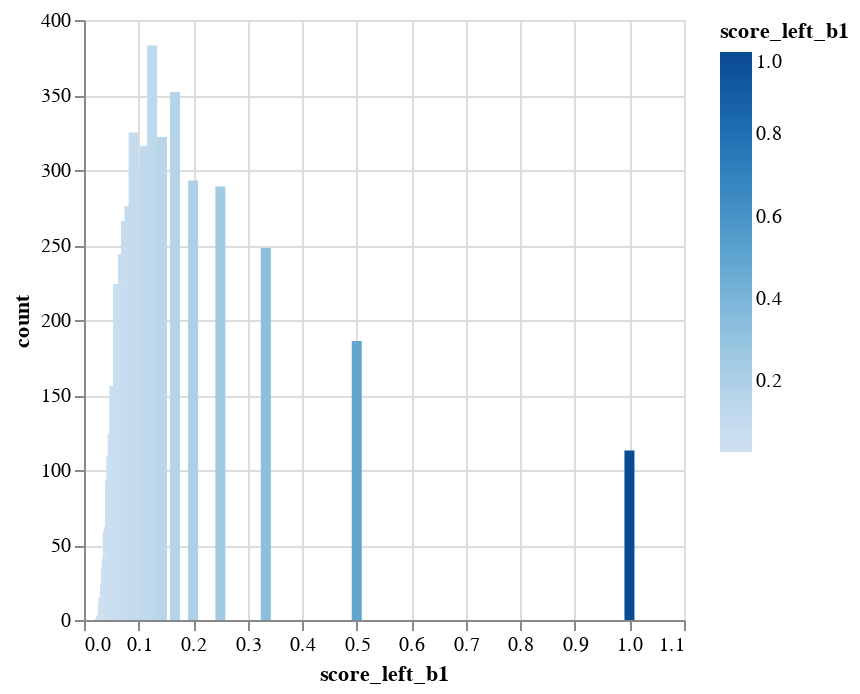
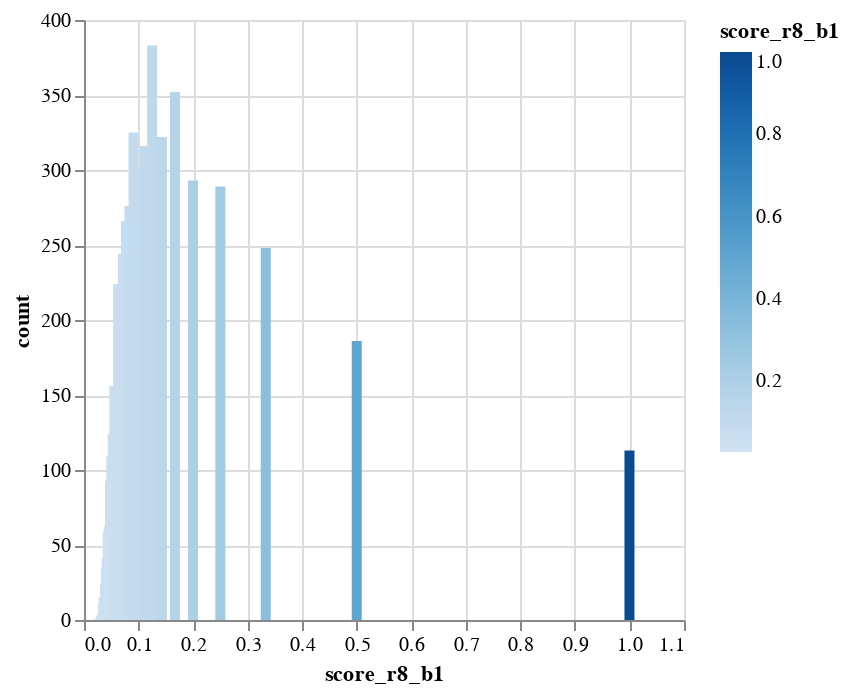

Here is the notebook cell these charts were saved with, in order:
### Code cell
show_b_stats('score_left_b1')
show_b_stats('score_r8_b1')

### Figure 1 — Vega-Lite specification as saved in the notebook (floating-point values rounded to 4 significant figures)
{"config": {"view": {"continuousWidth": 300, "continuousHeight": 300}}, "data": {"name": "data-6c13f531a53773b71030b28c00f47a83"}, "mark": {"type": "bar", "tooltip": true}, "encoding": {"color": {"field": "score_left_b1", "type": "quantitative"}, "x": {"field": "score_left_b1", "type": "quantitative"}, "y": {"field": "count", "type": "quantitative"}}, "params": [{"name": "param_1", "select": {"type": "interval", "encodings": ["x", "y"]}, "bind": "scales"}], "$schema": "https://vega.github.io/schema/vega-lite/v5.20.1.json", "datasets": {"data-6c13f531a53773b71030b28c00f47a83": [{"score_left_b1": 0.0476, "count": 93}, {"score_left_b1": 0.0333, "count": 3}, {"score_left_b1": 0.125, "count": 383}, {"score_left_b1": 0.0588, "count": 148}, {"score_left_b1": 0.0769, "count": 266}, {"score_left_b1": 0.0833, "count": 276}, {"score_left_b1": 0.0714, "count": 244}, {"score_left_b1": 0.5, "count": 186}, {"score_left_b1": 0.1, "count": 301}, {"score_left_b1": 0.037, "count": 15}, {"score_left_b1": 0.0345, "count": 11}, {"score_left_b1": 0.0312, "count": 3}, {"score_left_b1": 0.3333, "count": 248}, {"score_left_b1": 0.0625, "count": 224}, {"score_left_b1": 0.04, "count": 35}, {"score_left_b1": 0.1111, "count": 316}, {"score_left_b1": 0.0286, "count": 1}, {"score_left_b1": 0.0357, "count": 15}, {"score_left_b1": 0.0667, "count": 221}, {"score_left_b1": 0.0455, "count": 62}, {"score_left_b1": 0.05, "count": 109}, {"score_left_b1": 0.25, "count": 289}, {"score_left_b1": 0.1429, "count": 322}, {"score_left_b1": 0.0435, "count": 59}, {"score_left_b1": 0.2, "count": 293}, {"score_left_b1": 1.0, "count": 113}, {"score_left_b1": 0.0385, "count": 24}, {"score_left_b1": 0.0909, "count": 325}, {"score_left_b1": 0.1667, "count": 352}, {"score_left_b1": 0.0417, "count": 41}, {"score_left_b1": 0.0526, "count": 124}, {"score_left_b1": 0.0556, "count": 156}]}}

### Figure 2 — Vega-Lite specification as saved in the notebook (floating-point values rounded to 4 significant figures)
{"config": {"view": {"continuousWidth": 300, "continuousHeight": 300}}, "data": {"name": "data-679edd8a299bb77846205e2ba7f88080"}, "mark": {"type": "bar", "tooltip": true}, "encoding": {"color": {"field": "score_r8_b1", "type": "quantitative"}, "x": {"field": "score_r8_b1", "type": "quantitative"}, "y": {"field": "count", "type": "quantitative"}}, "params": [{"name": "param_2", "select": {"type": "interval", "encodings": ["x", "y"]}, "bind": "scales"}], "$schema": "https://vega.github.io/schema/vega-lite/v5.20.1.json", "datasets": {"data-679edd8a299bb77846205e2ba7f88080": [{"score_r8_b1": 0.0769, "count": 266}, {"score_r8_b1": 0.0333, "count": 3}, {"score_r8_b1": 0.0476, "count": 93}, {"score_r8_b1": 0.125, "count": 383}, {"score_r8_b1": 0.0588, "count": 148}, {"score_r8_b1": 0.0714, "count": 244}, {"score_r8_b1": 0.0833, "count": 276}, {"score_r8_b1": 0.5, "count": 186}, {"score_r8_b1": 0.037, "count": 15}, {"score_r8_b1": 0.1, "count": 301}, {"score_r8_b1": 0.3333, "count": 248}, {"score_r8_b1": 0.0345, "count": 11}, {"score_r8_b1": 0.0312, "count": 3}, {"score_r8_b1": 0.0625, "count": 224}, {"score_r8_b1": 0.04, "count": 35}, {"score_r8_b1": 0.0667, "count": 221}, {"score_r8_b1": 0.0455, "count": 62}, {"score_r8_b1": 0.25, "count": 289}, {"score_r8_b1": 0.05, "count": 109}, {"score_r8_b1": 0.0357, "count": 15}, {"score_r8_b1": 0.1111, "count": 316}, {"score_r8_b1": 0.0286, "count": 1}, {"score_r8_b1": 1.0, "count": 113}, {"score_r8_b1": 0.1429, "count": 322}, {"score_r8_b1": 0.0435, "count": 59}, {"score_r8_b1": 0.2, "count": 293}, {"score_r8_b1": 0.0385, "count": 24}, {"score_r8_b1": 0.1667, "count": 352}, {"score_r8_b1": 0.0909, "count": 325}, {"score_r8_b1": 0.0526, "count": 124}, {"score_r8_b1": 0.0417, "count": 41}, {"score_r8_b1": 0.0556, "count": 156}]}}
